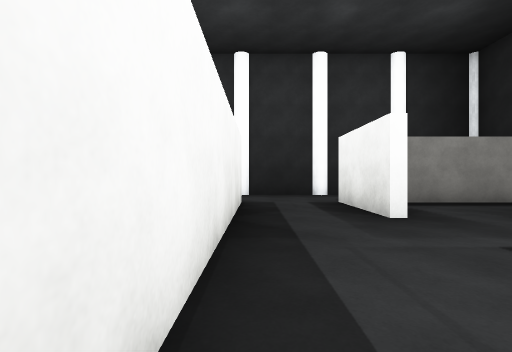
[1] (above)

13 first-person views from a walk through a 3-D level made in the Unity game engine. The camera is 1.2 m above the floor, looks level and sees 85° across. The floor is counted in squares, 2 m on a side. Each view is taken from the middle of a square. On the plan, view 1 faces up. The plan holds only what a view shows up to about 9 squares ahead; the rest is blank. The place goes on beyond the plan. The player character is not drawn. Surface patterns are stand-ins for the level's own textures.

[2]
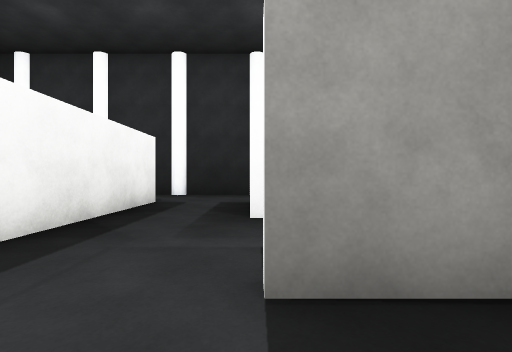

[3]
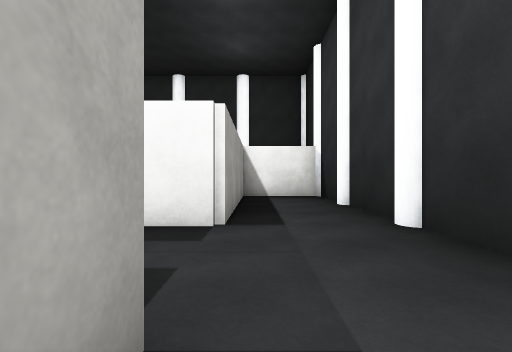

[4]
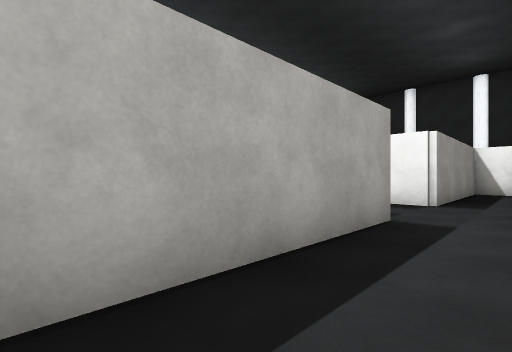

[5]
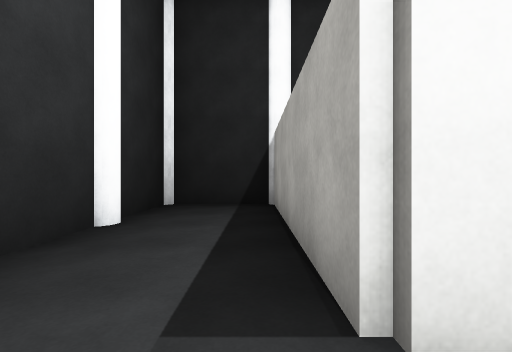

[6]
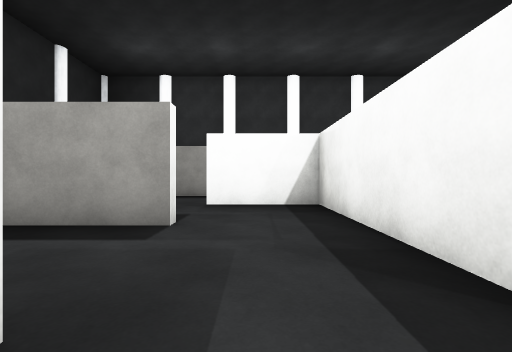

[7]
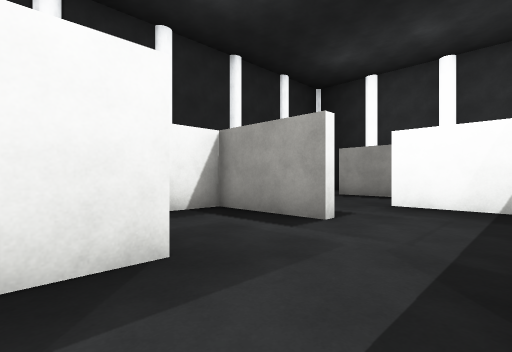

[8]
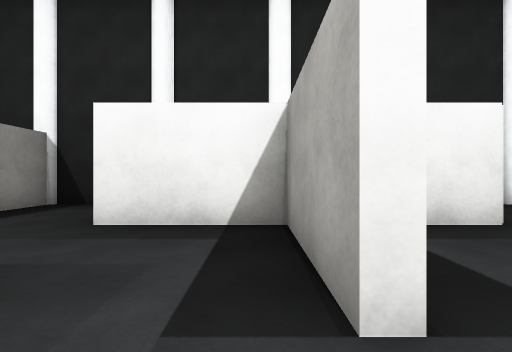

[9]
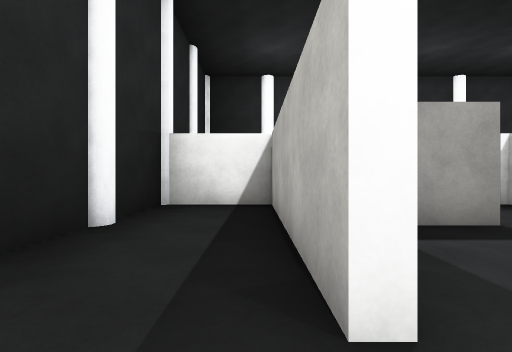

[10]
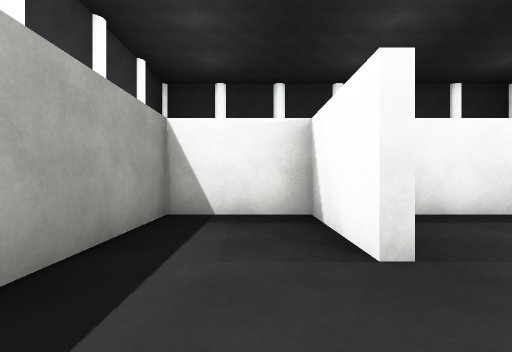

[11]
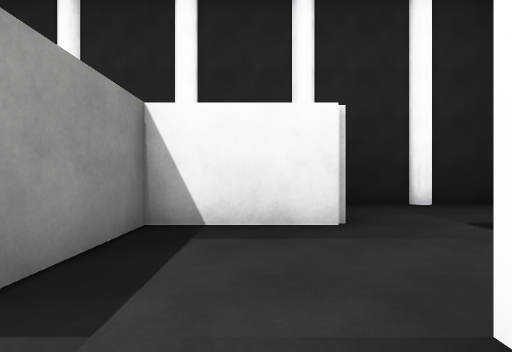

[12]
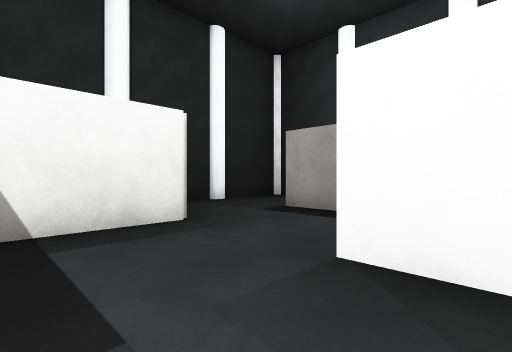

[13]
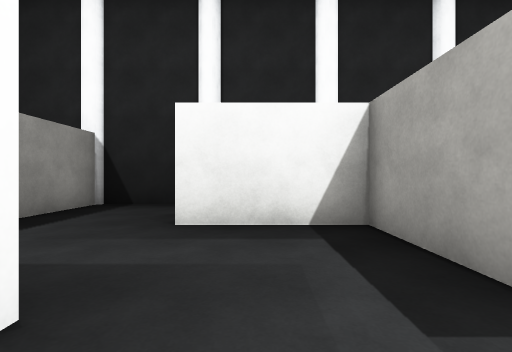

### Floor plan
Points are (right, up) in squares from view 1. A wall is a line through its corners. A room is listed if a view was taken in it or the views show most of it. See-through windows are left out.
Room 1 (views 1, 2, 3, 4, 5, 6, 7, 8, 11, 12, 13)
walls: (1.9, 3.9) (1.9, 6.6) (6.6, 6.6); (2, 1.6) (4.4, 1.6) (4.4, 4); (4.6, 6.4) (3.4, 6.4); (1.9, 8.9) (-0.2, 8.9); (-0.6, 8.9) (-2.8, 8.9); (4.4, 8.9) (2.2, 8.9); (-3.6, 8.9) (-5.3, 8.9) (-5.3, 6.6) (-0.3, 6.6) (-0.3, -0.9) (2.1, -0.9); (7, 6.6) (7, 8.9) (4.9, 8.9); (4.4, -1.2) (4.4, 1.4) (2, 1.4)
ways out: opening at (4, 4.5) to room 2; opening at (3, -1) to room 3
Room 2 (view 9)
walls: (4.7, 4) (4.7, -0.9) (7, -0.9) (7, 1.1); (7, 1.6) (7, 2.9); (7, 4.6) (7, 6.4) (4.6, 6.4)
ways out: opening at (4, 4.5) to room 1
Room 3 (view 10)
walls: (2.1, -1.1) (-0.3, -1.1) (-0.3, -3.4) (4.6, -3.4)
ways out: opening at (3, -1) to room 1; opening at (4, -2.5) to room 4
Room 4 (no view inside)
walls: (7, -3.4) (7, -1.9)
ways out: opening at (4, -2.5) to room 3; opening at (5.5, -4)

Where each view was taken, in squares from view 1:
view 1: 0 up, 0 right, facing up
view 2: 0 up, 2 right, facing up
view 3: 7 up, 3 right, facing left
view 4: 8 up, 6 right, facing down-left
view 5: 7 up, 1 right, facing right
view 6: 5 up, 1 right, facing down
view 7: 5 up, 0 right, facing down-right
view 8: 2 up, 1 right, facing right
view 9: 5 up, 5 right, facing down
view 10: 2 down, 4 right, facing left
view 11: 0 up, 1 right, facing right
view 12: 1 up, 1 right, facing down-right
view 13: 3 up, 1 right, facing right
